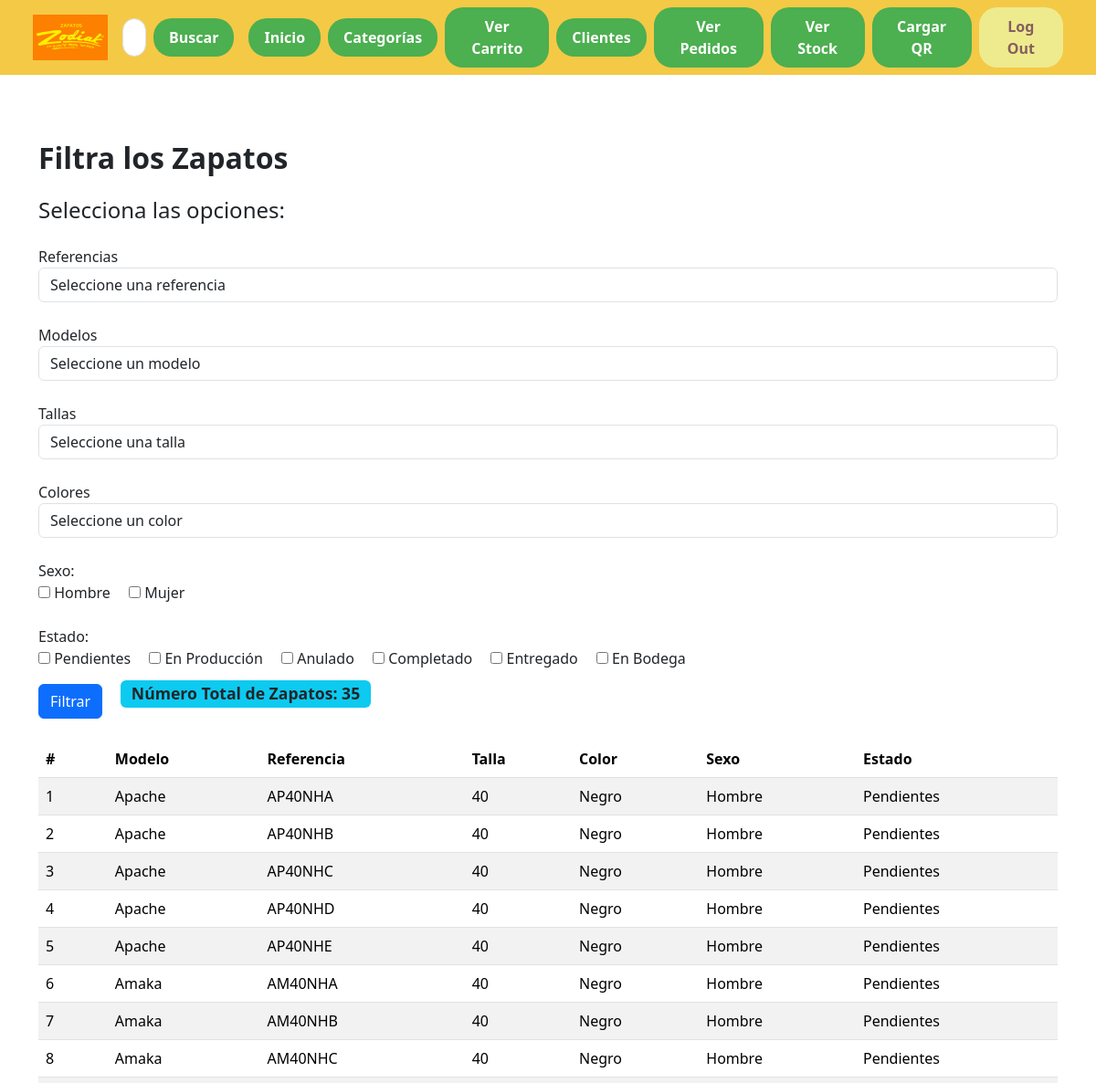
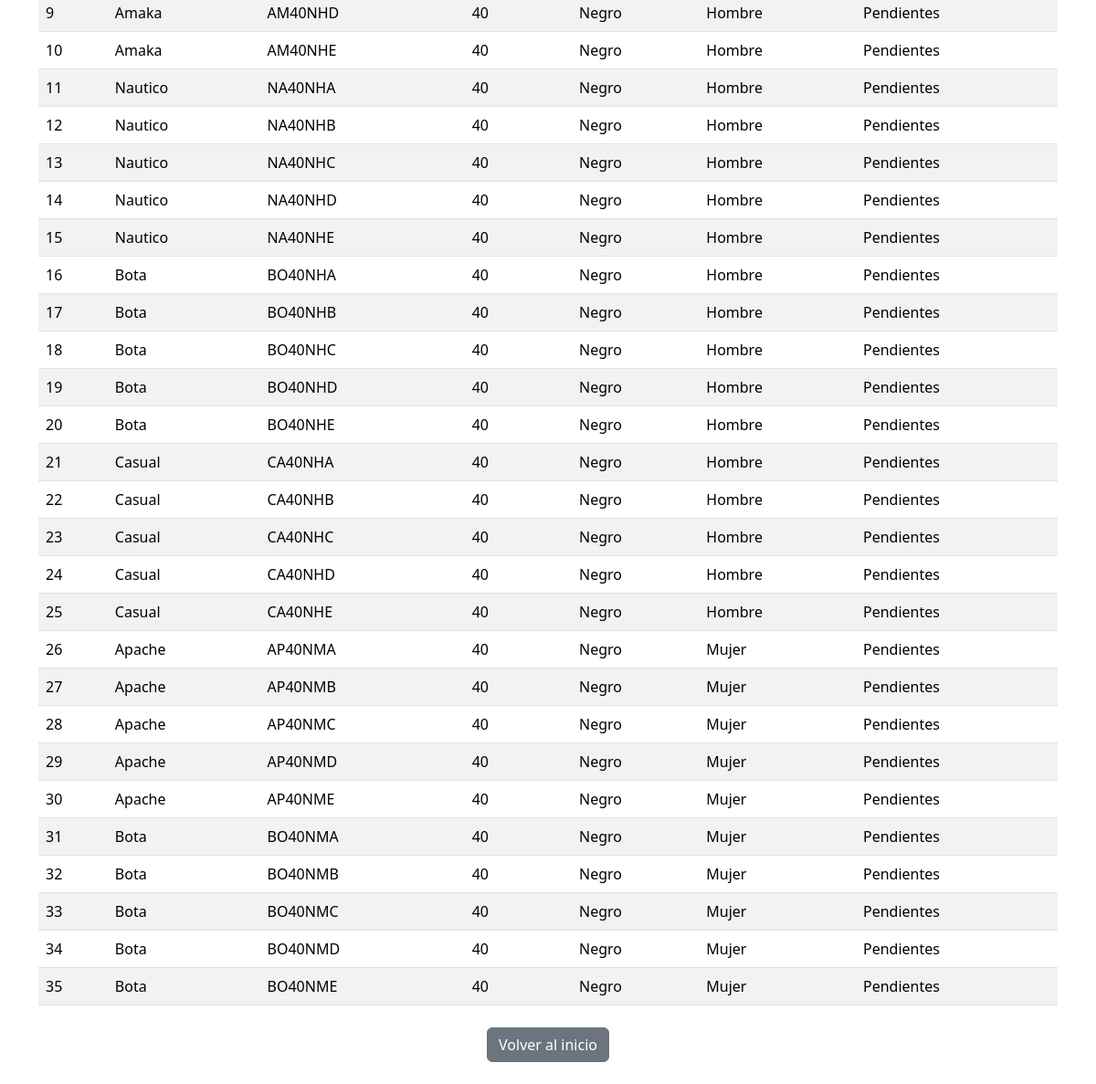
/ver_stock/ (signed in), run on the app's committed database (2 pictures, top to bottom).
### app1/models.py (models this page shows)
class Zapato(models.Model):
    GENERO_CHOICES = [
        ('H', 'Hombre'),
        ('M', 'Mujer'),
    ]
    TALLAS_CHOICES = [
        ('34', '34'),
        ('35', '35'),
        ('36', '36'),
        ('37', '37'),
        ('38', '38'),
        ('39', '39'),
        ('40', '40'),
        ('41', '41'),
        ('42', '42'),
        ('43', '43'),
        ('44', '44'),
        ('45', '45'),
    ]
    MODELO_CHOICES = [
        ('Apache', 'Apache'),
        ('Apolo', 'Apolo'),
        ('Amaka', 'Amaka'),
        ('Nautico', 'Nautico'),
        ('Bota', 'Bota'),
        ('Casual', 'Casual'),
        ('Sport', 'Sport'),
    ]
    COLOR_CHOICES = [
        ('Rojo', 'Rojo'),
        ('Azul', 'Azul'),
        ('Verde', 'Verde'),
        ('Amarillo', 'Amarillo'),
    ]
    ESTADO_CHOICES = [
        ('Pendientes', 'Pendiente'),
        ('Producción', 'En Producción'),
        ('Anulado', 'Anulado'),
        ('Completado', 'Completado'),
        ('Entregado', 'Entregado'),
        ('Bodega', 'En Bodega'),
    ]
    referencia = models.CharField(max_length=20)
    modelo = models.CharField(max_length=10, choices=MODELO_CHOICES) # En el formulario se puede manejar a través de opciones
    talla = models.CharField(max_length=2, choices=TALLAS_CHOICES)
    sexo = models.CharField(max_length=1, choices=GENERO_CHOICES)
    color = models.CharField(max_length=10, choices=COLOR_CHOICES)
    estado = models.CharField(max_length=10, choices=ESTADO_CHOICES, default='Pendientes') # El estado por defecto es pendientes
    requerimientos = models.TextField()
    observaciones = models.TextField(default='Sin observaciones', null=True, blank=True) # El campo observaciones es opcional
    pedido = models.ForeignKey('Pedido', on_delete=models.CASCADE, null=True, blank=True) # Relación uno a muchos con la tabla Pedido
    imagen = models.CharField(max_length=150, null=True, blank=True)

### app1/views.py (the view, shortened to what this page needs)
# urls.py: path("ver_stock/", VerStockView.as_view(), name="ver_stock"),
class VerStockView(LoginRequiredMixin, View):
    template_name = "ver_stock.html"
    def _base_context(self):
        return {
            "referencias": Zapato.objects.values_list("referencia", flat=True).distinct(),
            "modelos": Zapato.objects.values_list("modelo", flat=True).distinct(),
            "tallas": Zapato.objects.values_list("talla", flat=True).distinct(),
            "colores": Zapato.objects.values_list("color", flat=True).distinct(),
        }
    def get(self, request):
        context = self._base_context()
        context.update({
            "zapatos": Zapato.objects.all(),
            "total": Zapato.objects.count(),
            "referencia_sel": "",
            "modelo_sel": "",
            "talla_sel": "",
            "color_sel": "",
            "sexo_sel": [],
            "estado_sel": [],
        })
        return render(request, self.template_name, context)

### app1/templates/ver_stock.html (shortened to what this page needs)
{% extends "base.html" %}
{% block content %}
<div class="container mt-5">
  <h2 class="fw-bold">Filtra los Zapatos</h2>
  <form method="post" action="{% url 'ver_stock' %}">
    <h4 class="mt-4">Selecciona las opciones:</h4>
    <div class="form-group mt-4">
      <label for="referencia">Referencias</label>
      <select name="referencia" id="referencia" class="form-control">
        <option value="">Seleccione una referencia</option>
      </select>
    </div>
    <div class="form-group mt-4">
      <label for="modelo">Modelos</label>
      <select name="modelo" id="modelo" class="form-control">
        <option value="">Seleccione un modelo</option>
      </select>
    </div>
    <div class="form-group mt-4">
      <label for="talla">Tallas</label>
      <select name="talla" id="talla" class="form-control">
        <option value="">Seleccione una talla</option>
      </select>
    </div>
    <div class="form-group mt-4">
      <label for="color">Colores</label>
      <select name="color" id="color" class="form-control">
        <option value="">Seleccione un color</option>
      </select>
    </div>
    <div class="form-group mt-4">
      <label>Sexo:</label><br>
      <label class="me-3">
        <input type="checkbox" name="sexo" value="H" {% if "H" in sexo_sel %}checked{% endif %}> Hombre
      </label>
      <label>
        <input type="checkbox" name="sexo" value="M" {% if "M" in sexo_sel %}checked{% endif %}> Mujer
      </label>
    </div>
    <div class="form-group mt-4">
      <label>Estado:</label><br>
      <label class="me-3">
        <input type="checkbox" name="estado" value="Pendientes" {% if "Pendientes" in estado_sel %}checked{% endif %}> Pendientes
      </label>
      <label class="me-3">
        <input type="checkbox" name="estado" value="Producción" {% if "Producción" in estado_sel %}checked{% endif %}> En Producción
      </label>
      <label class="me-3">
        <input type="checkbox" name="estado" value="Anulado" {% if "Anulado" in estado_sel %}checked{% endif %}> Anulado
      </label>
      <label class="me-3">
        <input type="checkbox" name="estado" value="Completado" {% if "Completado" in estado_sel %}checked{% endif %}> Completado
      </label>
      <label class="me-3">
        <input type="checkbox" name="estado" value="Entregado" {% if "Entregado" in estado_sel %}checked{% endif %}> Entregado
      </label>
      <label>
        <input type="checkbox" name="estado" value="Bodega" {% if "Bodega" in estado_sel %}checked{% endif %}> En Bodega
      </label>
    </div>
    <button type="submit" class="btn btn-primary mt-3">Filtrar</button>
    <span class="badge bg-info text-dark ms-3" style="font-size: 1.1em; vertical-align: middle;">
      Número Total de Zapatos: {{ total }}
    </span>
  </form>
  <table class="table table-striped mt-4">
    <thead>
      <tr>
        <th>#</th>
        <th>Modelo</th>
        <th>Referencia</th>
        <th>Talla</th>
        <th>Color</th>
        <th>Sexo</th>
        <th>Estado</th>
      </tr>
    </thead>
    <tbody>
      {% for zapato in zapatos %}
      <tr>
        <td>{{ forloop.counter }}</td>
        <td>{{ zapato.modelo }}</td>
        <td>{{ zapato.referencia }}</td>
        <td>{{ zapato.talla }}</td>
        <td>{{ zapato.color }}</td>
        <td>{{ zapato.get_sexo_display|default:zapato.sexo }}</td>
        <td>{{ zapato.estado }}</td>
      </tr>
      {% empty %}
      <tr>
        <td colspan="7" class="text-center">No hay resultados para los filtros seleccionados.</td>
      </tr>
      {% endfor %}
    </tbody>
  </table>
  <div class="text-center mt-4">
    <a href="{% url 'landing' %}" class="btn btn-secondary">Volver al inicio</a>
  </div>
</div>
{% endblock %}

### data on the page
Zapato: modelo "Apache", referencia "AP40NHA", talla "40", color "Negro", sexo "Hombre", estado "Pendientes"
Zapato: modelo "Apache", referencia "AP40NHB", talla "40", color "Negro", sexo "Hombre", estado "Pendientes"
Zapato: modelo "Apache", referencia "AP40NHC", talla "40", color "Negro", sexo "Hombre", estado "Pendientes"
Zapato: modelo "Apache", referencia "AP40NHD", talla "40", color "Negro", sexo "Hombre", estado "Pendientes"
Zapato: modelo "Apache", referencia "AP40NHE", talla "40", color "Negro", sexo "Hombre", estado "Pendientes"
Zapato: modelo "Amaka", referencia "AM40NHA", talla "40", color "Negro", sexo "Hombre", estado "Pendientes"
Zapato: modelo "Amaka", referencia "AM40NHB", talla "40", color "Negro", sexo "Hombre", estado "Pendientes"
Zapato: modelo "Amaka", referencia "AM40NHC", talla "40", color "Negro", sexo "Hombre", estado "Pendientes"
Zapato: modelo "Amaka", referencia "AM40NHD", talla "40", color "Negro", sexo "Hombre", estado "Pendientes"
Zapato: modelo "Amaka", referencia "AM40NHE", talla "40", color "Negro", sexo "Hombre", estado "Pendientes"
Zapato: modelo "Nautico", referencia "NA40NHA", talla "40", color "Negro", sexo "Hombre", estado "Pendientes"
Zapato: modelo "Nautico", referencia "NA40NHB", talla "40", color "Negro", sexo "Hombre", estado "Pendientes"
Zapato: modelo "Nautico", referencia "NA40NHC", talla "40", color "Negro", sexo "Hombre", estado "Pendientes"
Zapato: modelo "Nautico", referencia "NA40NHD", talla "40", color "Negro", sexo "Hombre", estado "Pendientes"
Zapato: modelo "Nautico", referencia "NA40NHE", talla "40", color "Negro", sexo "Hombre", estado "Pendientes"
Zapato: modelo "Bota", referencia "BO40NHA", talla "40", color "Negro", sexo "Hombre", estado "Pendientes"
Zapato: modelo "Bota", referencia "BO40NHB", talla "40", color "Negro", sexo "Hombre", estado "Pendientes"
Zapato: modelo "Bota", referencia "BO40NHC", talla "40", color "Negro", sexo "Hombre", estado "Pendientes"
Zapato: modelo "Bota", referencia "BO40NHD", talla "40", color "Negro", sexo "Hombre", estado "Pendientes"
Zapato: modelo "Bota", referencia "BO40NHE", talla "40", color "Negro", sexo "Hombre", estado "Pendientes"
Zapato: modelo "Casual", referencia "CA40NHA", talla "40", color "Negro", sexo "Hombre", estado "Pendientes"
Zapato: modelo "Casual", referencia "CA40NHB", talla "40", color "Negro", sexo "Hombre", estado "Pendientes"
Zapato: modelo "Casual", referencia "CA40NHC", talla "40", color "Negro", sexo "Hombre", estado "Pendientes"
Zapato: modelo "Casual", referencia "CA40NHD", talla "40", color "Negro", sexo "Hombre", estado "Pendientes"
Zapato: modelo "Casual", referencia "CA40NHE", talla "40", color "Negro", sexo "Hombre", estado "Pendientes"
Zapato: modelo "Apache", referencia "AP40NMA", talla "40", color "Negro", sexo "Mujer", estado "Pendientes"
Zapato: modelo "Apache", referencia "AP40NMB", talla "40", color "Negro", sexo "Mujer", estado "Pendientes"
Zapato: modelo "Apache", referencia "AP40NMC", talla "40", color "Negro", sexo "Mujer", estado "Pendientes"
Zapato: modelo "Apache", referencia "AP40NMD", talla "40", color "Negro", sexo "Mujer", estado "Pendientes"
Zapato: modelo "Apache", referencia "AP40NME", talla "40", color "Negro", sexo "Mujer", estado "Pendientes"
Zapato: modelo "Bota", referencia "BO40NMA", talla "40", color "Negro", sexo "Mujer", estado "Pendientes"
Zapato: modelo "Bota", referencia "BO40NMB", talla "40", color "Negro", sexo "Mujer", estado "Pendientes"
Zapato: modelo "Bota", referencia "BO40NMC", talla "40", color "Negro", sexo "Mujer", estado "Pendientes"
Zapato: modelo "Bota", referencia "BO40NMD", talla "40", color "Negro", sexo "Mujer", estado "Pendientes"
Zapato: modelo "Bota", referencia "BO40NME", talla "40", color "Negro", sexo "Mujer", estado "Pendientes"

### other printed values
{{ total }} "35"
